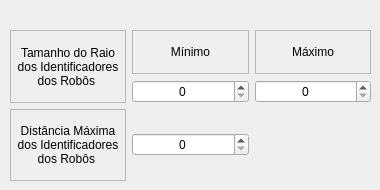
        <widget class="QWidget" name="tab_3">
         <attribute name="title">
          <string>Identificação dos Robôs</string>
         </attribute>
         <widget class="QWidget" name="layoutWidget">
          <property name="geometry">
           <rect>
            <x>10</x>
            <y>30</y>
            <width>361</width>
            <height>151</height>
           </rect>
          </property>
          <layout class="QVBoxLayout" name="verticalLayout_6">
           <item>
            <layout class="QHBoxLayout" name="horizontalLayout_6">
             <item>
              <widget class="QLabel" name="label_18">
               <property name="frameShape">
                <enum>QFrame::StyledPanel</enum>
               </property>
               <property name="text">
                <string>Tamanho do Raio
dos Identificadores
dos Robôs </string>
               </property>
               <property name="alignment">
                <set>Qt::AlignCenter</set>
               </property>
              </widget>
             </item>
             <item>
              <layout class="QVBoxLayout" name="verticalLayout_4">
               <item>
                <widget class="QLabel" name="label_20">
                 <property name="frameShape">
                  <enum>QFrame::StyledPanel</enum>
                 </property>
                 <property name="text">
                  <string>Mínimo</string>
                 </property>
                 <property name="alignment">
                  <set>Qt::AlignCenter</set>
                 </property>
                </widget>
               </item>
               <item>
                <widget class="QSpinBox" name="spinBoxRobotsRadiusMin">
                 <property name="alignment">
                  <set>Qt::AlignCenter</set>
                 </property>
                </widget>
               </item>
              </layout>
             </item>
             <item>
              <layout class="QVBoxLayout" name="verticalLayout_5">
               <item>
                <widget class="QLabel" name="label_21">
                 <property name="frameShape">
                  <enum>QFrame::StyledPanel</enum>
                 </property>
                 <property name="text">
                  <string>Máximo</string>
                 </property>
                 <property name="alignment">
                  <set>Qt::AlignCenter</set>
                 </property>
                </widget>
               </item>
               <item>
                <widget class="QSpinBox" name="spinBoxRobotsRadiusMax">
                 <property name="alignment">
                  <set>Qt::AlignCenter</set>
                 </property>
                </widget>
               </item>
              </layout>
             </item>
            </layout>
           </item>
           <item>
            <layout class="QHBoxLayout" name="horizontalLayout_7">
             <item>
              <widget class="QLabel" name="label_19">
               <property name="frameShape">
                <enum>QFrame::StyledPanel</enum>
               </property>
               <property name="text">
                <string>Distância Máxima
dos Identificadores
dos Robôs </string>
               </property>
               <property name="alignment">
                <set>Qt::AlignCenter</set>
               </property>
              </widget>
             </item>
             <item>
              <widget class="QSpinBox" name="spinBoxDistanceOfIdenticators">
               <property name="alignment">
                <set>Qt::AlignCenter</set>
               </property>
               <property name="maximum">
                <number>150</number>
               </property>
              </widget>
             </item>
             <item>
              <widget class="QLabel" name="label_22">
               <property name="frameShape">
                <enum>QFrame::NoFrame</enum>
               </property>
               <property name="text">
                <string/>
               </property>
               <property name="alignment">
                <set>Qt::AlignCenter</set>
               </property>
              </widget>
             </item>
            </layout>
           </item>
          </layout>
         </widget>
        </widget>
